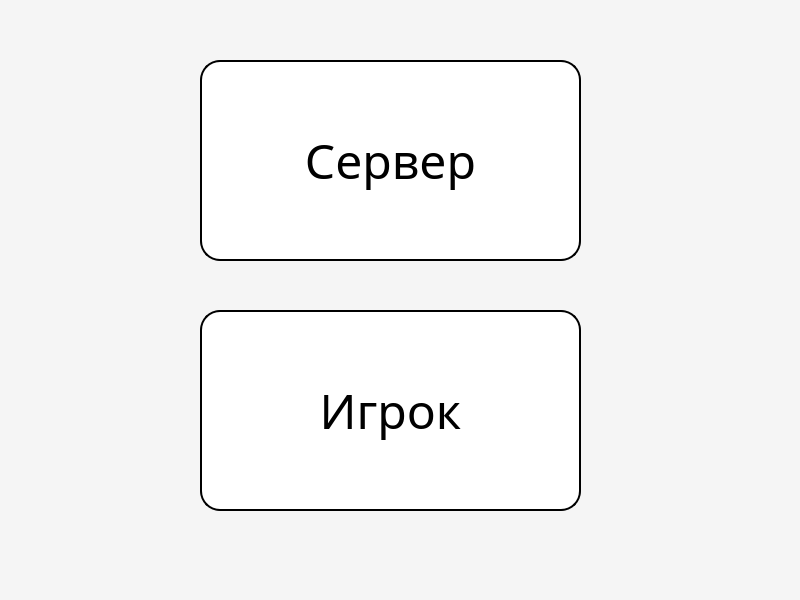
<?xml version="1.0" encoding="UTF-8"?>
<ui version="4.0">
 <class>MainWindow</class>
 <widget class="QMainWindow" name="MainWindow">
  <property name="geometry">
   <rect>
    <x>0</x>
    <y>0</y>
    <width>800</width>
    <height>600</height>
   </rect>
  </property>
  <property name="minimumSize">
   <size>
    <width>800</width>
    <height>600</height>
   </size>
  </property>
  <property name="maximumSize">
   <size>
    <width>800</width>
    <height>600</height>
   </size>
  </property>
  <property name="windowTitle">
   <string>MainWindow</string>
  </property>
  <widget class="QWidget" name="centralwidget">
   <property name="styleSheet">
    <string notr="true">background-color: #f5f5f5;
color: black;</string>
   </property>
   <widget class="QPushButton" name="createButton">
    <property name="geometry">
     <rect>
      <x>200</x>
      <y>60</y>
      <width>381</width>
      <height>201</height>
     </rect>
    </property>
    <property name="font">
     <font>
      <family>Impact</family>
      <pointsize>36</pointsize>
     </font>
    </property>
    <property name="styleSheet">
     <string notr="true">background-color: white;
color: black;
border: 2px solid black;
border-radius: 20px;</string>
    </property>
    <property name="text">
     <string>Сервер</string>
    </property>
   </widget>
   <widget class="QPushButton" name="connectButton">
    <property name="geometry">
     <rect>
      <x>200</x>
      <y>310</y>
      <width>381</width>
      <height>201</height>
     </rect>
    </property>
    <property name="font">
     <font>
      <family>Impact</family>
      <pointsize>36</pointsize>
     </font>
    </property>
    <property name="styleSheet">
     <string notr="true">background-color: white;
color: black;
border: 2px solid black;
border-radius: 20px;</string>
    </property>
    <property name="text">
     <string>Игрок</string>
    </property>
   </widget>
  </widget>
  <widget class="QMenuBar" name="menubar">
   <property name="geometry">
    <rect>
     <x>0</x>
     <y>0</y>
     <width>800</width>
     <height>21</height>
    </rect>
   </property>
  </widget>
 </widget>
 <resources/>
 <connections/>
</ui>
